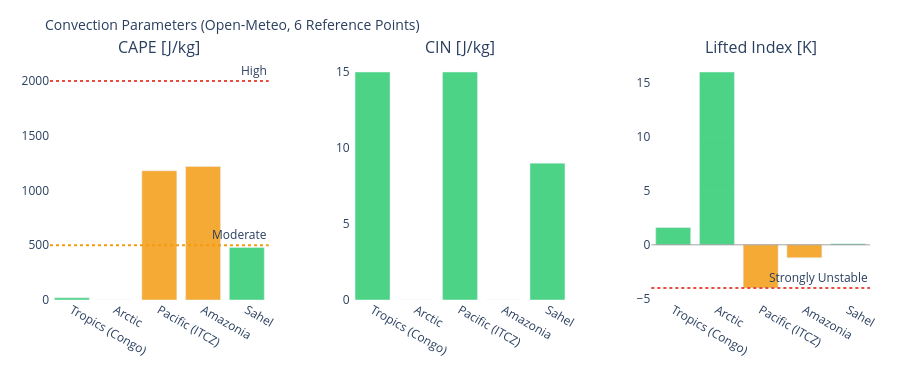

Notebook source saved alongside this figure:
### Markdown cell above
---
## 3. Visualizations

### Code cell
# ============================================================
# CAPE / CIN / LIFTED INDEX – Convection potential
# ============================================================

if not df_atm.empty:
    fig = make_subplots(
        rows=1, cols=3,
        subplot_titles=['CAPE [J/kg]', 'CIN [J/kg]', 'Lifted Index [K]'],
        horizontal_spacing=0.1
    )
    pts = df_atm['point'].tolist()
    pt_colors = ['#E85D24','#185FA5','#888780','#378ADD','#639922','#F2A623']

    # CAPE – höher = mehr Gewitterpotential
    cape_vals = df_atm['cape'].fillna(0).tolist()
    cape_colors = ['#e74c3c' if v > 2000 else '#f39c12' if v > 500 else '#2ecc71'
                   for v in cape_vals]
    fig.add_trace(go.Bar(x=pts, y=cape_vals, marker_color=cape_colors,
                         opacity=0.85, showlegend=False), row=1, col=1)
    fig.add_hline(y=2000, line_dash='dot', line_color='#e74c3c',
                  annotation_text='High', row=1, col=1)
    fig.add_hline(y=500,  line_dash='dot', line_color='#f39c12',
                  annotation_text='Moderate', row=1, col=1)

    # CIN – negativer = stärker gedeckelt (weniger Auslöse)
    cin_vals = df_atm['cin'].fillna(0).tolist()
    cin_colors = ['#e74c3c' if v < -200 else '#f39c12' if v < -50 else '#2ecc71'
                  for v in cin_vals]
    fig.add_trace(go.Bar(x=pts, y=cin_vals, marker_color=cin_colors,
                         opacity=0.85, showlegend=False), row=1, col=2)

    # Lifted Index – negativ = instabil
    li_vals = df_atm['li'].fillna(0).tolist()
    li_colors = ['#e74c3c' if v < -4 else '#f39c12' if v < 0 else '#2ecc71'
                 for v in li_vals]
    fig.add_trace(go.Bar(x=pts, y=li_vals, marker_color=li_colors,
                         opacity=0.85, showlegend=False), row=1, col=3)
    fig.add_hline(y=0, line_color='gray', line_width=0.7, row=1, col=3)
    fig.add_hline(y=-4, line_dash='dot', line_color='#e74c3c',
                  annotation_text='Strongly Unstable', row=1, col=3)

    fig.update_layout(
        title=dict(text='Convection Parameters (Open-Meteo, 6 Reference Points)', font=dict(size=14)),
        height=380, plot_bgcolor='rgba(0,0,0,0)', paper_bgcolor='rgba(0,0,0,0)',
        margin=dict(l=50, r=30, t=60, b=80)
    )
    fig.update_xaxes(tickangle=30)
    fig.show()

### Figure 1 — Plotly figure (JSON) as saved in the notebook; plotly's stock layout.template omitted (floating-point values rounded to 4 significant figures)
{"data": [{"marker": {"color": ["#2ecc71", "#2ecc71", "#f39c12", "#f39c12", "#2ecc71"]}, "opacity": 0.85, "showlegend": false, "type": "bar", "x": ["Tropics (Congo)", "Arctic", "Pacific (ITCZ)", "Amazonia", "Sahel"], "xaxis": "x", "y": [20.0, 0.0, 1180.0, 1220.0, 480.0], "yaxis": "y"}, {"marker": {"color": ["#2ecc71", "#2ecc71", "#2ecc71", "#2ecc71", "#2ecc71"]}, "opacity": 0.85, "showlegend": false, "type": "bar", "x": ["Tropics (Congo)", "Arctic", "Pacific (ITCZ)", "Amazonia", "Sahel"], "xaxis": "x2", "y": [15.0, 0.0, 15.0, 0.0, 9.0], "yaxis": "y2"}, {"marker": {"color": ["#2ecc71", "#2ecc71", "#f39c12", "#f39c12", "#2ecc71"]}, "opacity": 0.85, "showlegend": false, "type": "bar", "x": ["Tropics (Congo)", "Arctic", "Pacific (ITCZ)", "Amazonia", "Sahel"], "xaxis": "x3", "y": [1.6, 16.0, -4.0, -1.2, 0.1], "yaxis": "y3"}], "layout": {"annotations": [{"font": {"size": 16}, "showarrow": false, "text": "CAPE [J/kg]", "x": 0.1333, "xanchor": "center", "xref": "paper", "y": 1.0, "yanchor": "bottom", "yref": "paper"}, {"font": {"size": 16}, "showarrow": false, "text": "CIN [J/kg]", "x": 0.5, "xanchor": "center", "xref": "paper", "y": 1.0, "yanchor": "bottom", "yref": "paper"}, {"font": {"size": 16}, "showarrow": false, "text": "Lifted Index [K]", "x": 0.8667, "xanchor": "center", "xref": "paper", "y": 1.0, "yanchor": "bottom", "yref": "paper"}, {"showarrow": false, "text": "High", "x": 1, "xanchor": "right", "xref": "x domain", "y": 2000, "yanchor": "bottom", "yref": "y"}, {"showarrow": false, "text": "Moderate", "x": 1, "xanchor": "right", "xref": "x domain", "y": 500, "yanchor": "bottom", "yref": "y"}, {"showarrow": false, "text": "Strongly Unstable", "x": 1, "xanchor": "right", "xref": "x3 domain", "y": -4, "yanchor": "bottom", "yref": "y3"}], "height": 380, "margin": {"b": 80, "l": 50, "r": 30, "t": 60}, "paper_bgcolor": "rgba(0,0,0,0)", "plot_bgcolor": "rgba(0,0,0,0)", "shapes": [{"line": {"color": "#e74c3c", "dash": "dot"}, "type": "line", "x0": 0, "x1": 1, "xref": "x domain", "y0": 2000, "y1": 2000, "yref": "y"}, {"line": {"color": "#f39c12", "dash": "dot"}, "type": "line", "x0": 0, "x1": 1, "xref": "x domain", "y0": 500, "y1": 500, "yref": "y"}, {"line": {"color": "gray", "width": 0.7}, "type": "line", "x0": 0, "x1": 1, "xref": "x3 domain", "y0": 0, "y1": 0, "yref": "y3"}, {"line": {"color": "#e74c3c", "dash": "dot"}, "type": "line", "x0": 0, "x1": 1, "xref": "x3 domain", "y0": -4, "y1": -4, "yref": "y3"}], "title": {"font": {"size": 14}, "text": "Convection Parameters (Open-Meteo, 6 Reference Points)"}, "xaxis": {"anchor": "y", "domain": [0.0, 0.2667], "tickangle": 30}, "xaxis2": {"anchor": "y2", "domain": [0.3667, 0.6333], "tickangle": 30}, "xaxis3": {"anchor": "y3", "domain": [0.7333, 1.0], "tickangle": 30}, "yaxis": {"anchor": "x", "domain": [0.0, 1.0]}, "yaxis2": {"anchor": "x2", "domain": [0.0, 1.0]}, "yaxis3": {"anchor": "x3", "domain": [0.0, 1.0]}}}
